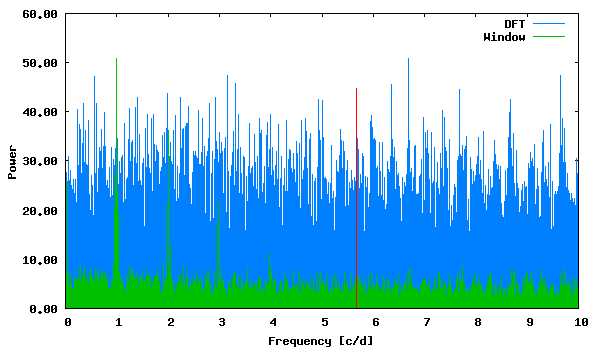

Write the gnuplot code that produced this figure.
set term png size 600,350 medium
set colors classic
set output "phase_lc_17.deeming.png"
set xlabel "Frequency [c/d]"
set ylabel "Power"
set format y "%5.2f"
plot "deeming.periodogram" using 1:2 with lines linecolor 3 title "DFT", "deeming.periodogram" using 1:3 with lines linecolor 2 title "Window", "<echo '5.677998 44.74640599'" with impulses linecolor 1 title ""
 
